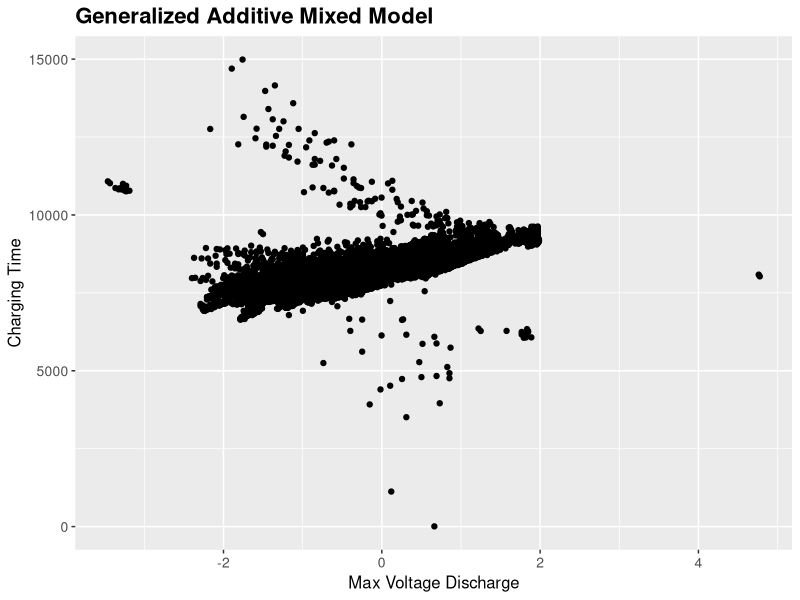

The R source for this figure:
# Load necessary libraries
library(mgcv)  # For fitting GAMMs
library(ggplot2)  # For plotting
library(readxl)  # For reading Excel files
library(gridExtra)  # For arranging plots

# Read the Excel file
data <- read_excel("Dataset.xlsx")

# Create the dataframe with the specified columns
df <- data.frame(
  Discharge_Time = data[[2]],
  Decrement_3.6_3.4V = data[[3]],
  Max_Voltage_Dischar = data[[4]],
  Min_Voltage_Charg = data[[5]],
  Time_at_4.15V = data[[6]],
  Time_constant_current = data[[7]],
  Charging_time = data[[8]],
  Group = as.factor(data[[9]])  # Ensure Group is treated as a factor
)

# Filter the dataframe to include only rows where Max Voltage Discharge is >= 3.5V
df_filtered <- df[df$Max_Voltage_Dischar >= 3.5, ]

# Rescale the predictor variables
df_filtered$Max_Voltage_Dischar <- scale(df_filtered$Max_Voltage_Dischar)
df_filtered$Decrement_3.6_3.4V <- scale(df_filtered$Decrement_3.6_3.4V)

# Fit Generalized Additive Mixed Model (GAMM)
gamm_model <- gamm(Charging_time ~ s(Max_Voltage_Dischar) + s(Decrement_3.6_3.4V), 
                   random = list(Group = ~1), 
                   data = df_filtered)

# Display the summary of the GAMM
cat("Summary of Generalized Additive Mixed Model (GAMM):\n")
print(summary(gamm_model$lme))  # Display summary of the linear mixed model part

# Create a plot for the fitted GAMM
plot_gamm <- ggplot(df_filtered, aes(x = Max_Voltage_Dischar, y = Charging_time)) +
  geom_point() +
  geom_smooth(method = "gam", formula = y ~ s(x) + s(Decrement_3.6_3.4V), se = TRUE, color = "darkblue") +
  labs(title = "Generalized Additive Mixed Model", 
       x = "Max Voltage Discharge", 
       y = "Charging Time") +
  theme(plot.title = element_text(size = 16, face = "bold"),  # Increased title size
        axis.title = element_text(size = 12),  # Axis titles size
        axis.text = element_text(size = 10))  # Axis text size

# Display the plot
print(plot_gamm)

# Extract fitted values and residuals for further analysis
fitted_values <- gamm_model$gam$fitted.values
residuals <- gamm_model$gam$residuals

# Create a summary table for model diagnostics
model_diagnostics <- data.frame(
  Metric = c("AIC", "BIC", "Log-Likelihood", "Residual SD"),
  Value = c(AIC(gamm_model$lme), BIC(gamm_model$lme), logLik(gamm_model$lme), sd(residuals))
)

# Print the summary table
cat("\nModel Diagnostics:\n")
print(model_diagnostics)